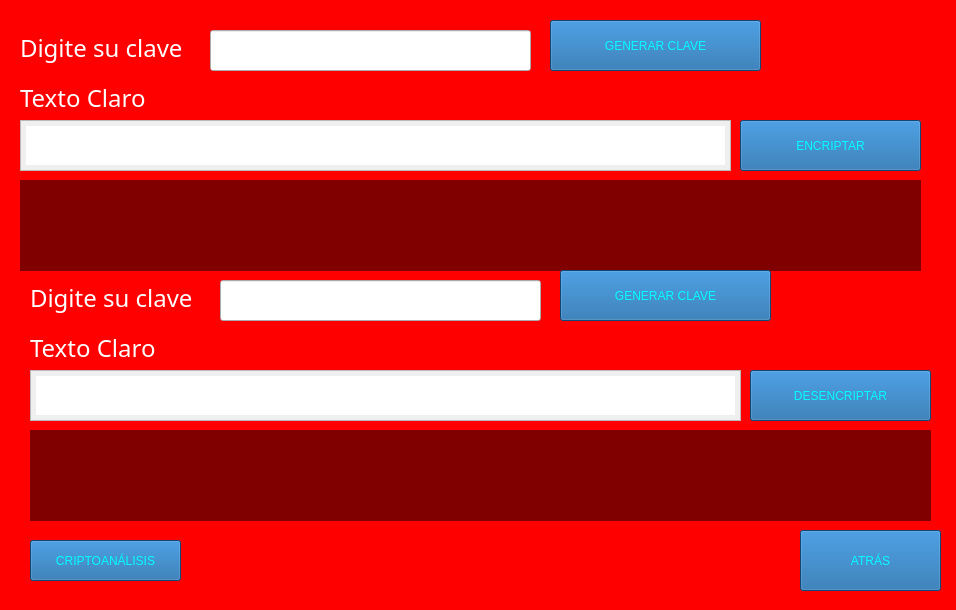
<?xml version="1.0" encoding="UTF-8"?>
<ui version="4.0">
 <class>MainWindow</class>
 <widget class="QMainWindow" name="MainWindow">
  <property name="geometry">
   <rect>
    <x>0</x>
    <y>0</y>
    <width>956</width>
    <height>610</height>
   </rect>
  </property>
  <property name="windowTitle">
   <string>MainWindow</string>
  </property>
  <widget class="QWidget" name="centralwidget">
   <widget class="QLabel" name="userTextLabel">
    <property name="geometry">
     <rect>
      <x>20</x>
      <y>80</y>
      <width>511</width>
      <height>36</height>
     </rect>
    </property>
    <property name="palette">
     <palette>
      <active>
       <colorrole role="WindowText">
        <brush brushstyle="SolidPattern">
         <color alpha="255">
          <red>255</red>
          <green>255</green>
          <blue>255</blue>
         </color>
        </brush>
       </colorrole>
      </active>
      <inactive>
       <colorrole role="WindowText">
        <brush brushstyle="SolidPattern">
         <color alpha="255">
          <red>255</red>
          <green>255</green>
          <blue>255</blue>
         </color>
        </brush>
       </colorrole>
      </inactive>
      <disabled>
       <colorrole role="WindowText">
        <brush brushstyle="SolidPattern">
         <color alpha="255">
          <red>120</red>
          <green>120</green>
          <blue>120</blue>
         </color>
        </brush>
       </colorrole>
      </disabled>
     </palette>
    </property>
    <property name="font">
     <font>
      <family>Berlin Sans FB</family>
      <pointsize>18</pointsize>
     </font>
    </property>
    <property name="text">
     <string>Texto Claro</string>
    </property>
   </widget>
   <widget class="QPlainTextEdit" name="plainText">
    <property name="geometry">
     <rect>
      <x>20</x>
      <y>120</y>
      <width>711</width>
      <height>51</height>
     </rect>
    </property>
    <property name="styleSheet">
     <string notr="true">padding: 5px 5px 5px 5px;</string>
    </property>
   </widget>
   <widget class="QLabel" name="keyLabel">
    <property name="geometry">
     <rect>
      <x>20</x>
      <y>30</y>
      <width>191</width>
      <height>36</height>
     </rect>
    </property>
    <property name="palette">
     <palette>
      <active>
       <colorrole role="WindowText">
        <brush brushstyle="SolidPattern">
         <color alpha="255">
          <red>255</red>
          <green>255</green>
          <blue>255</blue>
         </color>
        </brush>
       </colorrole>
      </active>
      <inactive>
       <colorrole role="WindowText">
        <brush brushstyle="SolidPattern">
         <color alpha="255">
          <red>255</red>
          <green>255</green>
          <blue>255</blue>
         </color>
        </brush>
       </colorrole>
      </inactive>
      <disabled>
       <colorrole role="WindowText">
        <brush brushstyle="SolidPattern">
         <color alpha="255">
          <red>120</red>
          <green>120</green>
          <blue>120</blue>
         </color>
        </brush>
       </colorrole>
      </disabled>
     </palette>
    </property>
    <property name="font">
     <font>
      <family>Berlin Sans FB</family>
      <pointsize>18</pointsize>
     </font>
    </property>
    <property name="text">
     <string>Digite su clave</string>
    </property>
   </widget>
   <widget class="QLineEdit" name="keyInput">
    <property name="geometry">
     <rect>
      <x>210</x>
      <y>30</y>
      <width>321</width>
      <height>41</height>
     </rect>
    </property>
    <property name="alignment">
     <set>Qt::AlignCenter</set>
    </property>
   </widget>
   <widget class="QPushButton" name="keyBotton">
    <property name="geometry">
     <rect>
      <x>550</x>
      <y>20</y>
      <width>211</width>
      <height>51</height>
     </rect>
    </property>
    <property name="styleSheet">
     <string notr="true">background-color: rgb(21, 99, 165);
color: #00ffff;
font: 14pt &quot;Berlin Sans FB&quot;;</string>
    </property>
    <property name="text">
     <string>GENERAR CLAVE</string>
    </property>
   </widget>
   <widget class="QPushButton" name="encriptar1">
    <property name="geometry">
     <rect>
      <x>740</x>
      <y>120</y>
      <width>181</width>
      <height>51</height>
     </rect>
    </property>
    <property name="styleSheet">
     <string notr="true">background-color: rgb(21, 99, 165);
color: #00ffff;
font: 14pt &quot;Berlin Sans FB&quot;;</string>
    </property>
    <property name="text">
     <string>ENCRIPTAR</string>
    </property>
   </widget>
   <widget class="QLabel" name="fondo">
    <property name="geometry">
     <rect>
      <x>0</x>
      <y>0</y>
      <width>1000</width>
      <height>615</height>
     </rect>
    </property>
    <property name="styleSheet">
     <string notr="true">background-color: #ff0000;</string>
    </property>
    <property name="text">
     <string/>
    </property>
    <property name="pixmap">
     <pixmap>Imag1.jpg</pixmap>
    </property>
    <property name="scaledContents">
     <bool>false</bool>
    </property>
   </widget>
   <widget class="QLabel" name="encrOut">
    <property name="geometry">
     <rect>
      <x>20</x>
      <y>180</y>
      <width>901</width>
      <height>91</height>
     </rect>
    </property>
    <property name="font">
     <font>
      <pointsize>9</pointsize>
      <weight>75</weight>
      <bold>true</bold>
     </font>
    </property>
    <property name="styleSheet">
     <string notr="true">background-color:rgba(0,0,0,50%);
color:'white';
padding: 5px 15px 5px 15px;</string>
    </property>
    <property name="inputMethodHints">
     <set>Qt::ImhMultiLine</set>
    </property>
    <property name="text">
     <string/>
    </property>
    <property name="scaledContents">
     <bool>false</bool>
    </property>
    <property name="alignment">
     <set>Qt::AlignJustify|Qt::AlignVCenter</set>
    </property>
    <property name="wordWrap">
     <bool>true</bool>
    </property>
    <property name="textInteractionFlags">
     <set>Qt::LinksAccessibleByMouse|Qt::TextSelectableByKeyboard|Qt::TextSelectableByMouse</set>
    </property>
   </widget>
   <widget class="QPushButton" name="back">
    <property name="geometry">
     <rect>
      <x>800</x>
      <y>530</y>
      <width>141</width>
      <height>61</height>
     </rect>
    </property>
    <property name="styleSheet">
     <string notr="true">background-color: rgb(21, 99, 165);
color: #00ffff;
font: 14pt &quot;Berlin Sans FB&quot;;</string>
    </property>
    <property name="text">
     <string>ATRÁS</string>
    </property>
   </widget>
   <widget class="QLabel" name="userTextLabel_2">
    <property name="geometry">
     <rect>
      <x>30</x>
      <y>330</y>
      <width>511</width>
      <height>36</height>
     </rect>
    </property>
    <property name="palette">
     <palette>
      <active>
       <colorrole role="WindowText">
        <brush brushstyle="SolidPattern">
         <color alpha="255">
          <red>255</red>
          <green>255</green>
          <blue>255</blue>
         </color>
        </brush>
       </colorrole>
      </active>
      <inactive>
       <colorrole role="WindowText">
        <brush brushstyle="SolidPattern">
         <color alpha="255">
          <red>255</red>
          <green>255</green>
          <blue>255</blue>
         </color>
        </brush>
       </colorrole>
      </inactive>
      <disabled>
       <colorrole role="WindowText">
        <brush brushstyle="SolidPattern">
         <color alpha="255">
          <red>120</red>
          <green>120</green>
          <blue>120</blue>
         </color>
        </brush>
       </colorrole>
      </disabled>
     </palette>
    </property>
    <property name="font">
     <font>
      <family>Berlin Sans FB</family>
      <pointsize>18</pointsize>
     </font>
    </property>
    <property name="text">
     <string>Texto Claro</string>
    </property>
   </widget>
   <widget class="QLabel" name="keyLabel_2">
    <property name="geometry">
     <rect>
      <x>30</x>
      <y>280</y>
      <width>191</width>
      <height>36</height>
     </rect>
    </property>
    <property name="palette">
     <palette>
      <active>
       <colorrole role="WindowText">
        <brush brushstyle="SolidPattern">
         <color alpha="255">
          <red>255</red>
          <green>255</green>
          <blue>255</blue>
         </color>
        </brush>
       </colorrole>
      </active>
      <inactive>
       <colorrole role="WindowText">
        <brush brushstyle="SolidPattern">
         <color alpha="255">
          <red>255</red>
          <green>255</green>
          <blue>255</blue>
         </color>
        </brush>
       </colorrole>
      </inactive>
      <disabled>
       <colorrole role="WindowText">
        <brush brushstyle="SolidPattern">
         <color alpha="255">
          <red>120</red>
          <green>120</green>
          <blue>120</blue>
         </color>
        </brush>
       </colorrole>
      </disabled>
     </palette>
    </property>
    <property name="font">
     <font>
      <family>Berlin Sans FB</family>
      <pointsize>18</pointsize>
     </font>
    </property>
    <property name="text">
     <string>Digite su clave</string>
    </property>
   </widget>
   <widget class="QLabel" name="decrOut">
    <property name="geometry">
     <rect>
      <x>30</x>
      <y>430</y>
      <width>901</width>
      <height>91</height>
     </rect>
    </property>
    <property name="font">
     <font>
      <pointsize>9</pointsize>
      <weight>75</weight>
      <bold>true</bold>
     </font>
    </property>
    <property name="styleSheet">
     <string notr="true">background-color:rgba(0,0,0,50%);
color:'white';
padding: 5px 15px 5px 15px;</string>
    </property>
    <property name="inputMethodHints">
     <set>Qt::ImhMultiLine</set>
    </property>
    <property name="text">
     <string/>
    </property>
    <property name="scaledContents">
     <bool>false</bool>
    </property>
    <property name="alignment">
     <set>Qt::AlignJustify|Qt::AlignVCenter</set>
    </property>
    <property name="wordWrap">
     <bool>true</bool>
    </property>
    <property name="textInteractionFlags">
     <set>Qt::LinksAccessibleByMouse|Qt::TextSelectableByKeyboard|Qt::TextSelectableByMouse</set>
    </property>
   </widget>
   <widget class="QPlainTextEdit" name="plainTextD">
    <property name="geometry">
     <rect>
      <x>30</x>
      <y>370</y>
      <width>711</width>
      <height>51</height>
     </rect>
    </property>
    <property name="styleSheet">
     <string notr="true">padding: 5px 5px 5px 5px;</string>
    </property>
   </widget>
   <widget class="QPushButton" name="desencriptar1">
    <property name="geometry">
     <rect>
      <x>750</x>
      <y>370</y>
      <width>181</width>
      <height>51</height>
     </rect>
    </property>
    <property name="styleSheet">
     <string notr="true">background-color: rgb(21, 99, 165);
color: #00ffff;
font: 14pt &quot;Berlin Sans FB&quot;;</string>
    </property>
    <property name="text">
     <string>DESENCRIPTAR</string>
    </property>
   </widget>
   <widget class="QLineEdit" name="keyInputD">
    <property name="geometry">
     <rect>
      <x>220</x>
      <y>280</y>
      <width>321</width>
      <height>41</height>
     </rect>
    </property>
    <property name="alignment">
     <set>Qt::AlignCenter</set>
    </property>
   </widget>
   <widget class="QPushButton" name="keyBottonD">
    <property name="geometry">
     <rect>
      <x>560</x>
      <y>270</y>
      <width>211</width>
      <height>51</height>
     </rect>
    </property>
    <property name="styleSheet">
     <string notr="true">background-color: rgb(21, 99, 165);
color: #00ffff;
font: 14pt &quot;Berlin Sans FB&quot;;</string>
    </property>
    <property name="text">
     <string>GENERAR CLAVE</string>
    </property>
   </widget>
   <widget class="QPushButton" name="cripAn">
    <property name="geometry">
     <rect>
      <x>30</x>
      <y>540</y>
      <width>151</width>
      <height>41</height>
     </rect>
    </property>
    <property name="styleSheet">
     <string notr="true">background-color: rgb(21, 99, 165);
color: #00ffff;
font: 14pt &quot;Berlin Sans FB&quot;;</string>
    </property>
    <property name="text">
     <string>CRIPTOANÁLISIS</string>
    </property>
   </widget>
   <zorder>fondo</zorder>
   <zorder>userTextLabel</zorder>
   <zorder>plainText</zorder>
   <zorder>keyLabel</zorder>
   <zorder>keyInput</zorder>
   <zorder>keyBotton</zorder>
   <zorder>encriptar1</zorder>
   <zorder>encrOut</zorder>
   <zorder>back</zorder>
   <zorder>userTextLabel_2</zorder>
   <zorder>keyLabel_2</zorder>
   <zorder>decrOut</zorder>
   <zorder>plainTextD</zorder>
   <zorder>desencriptar1</zorder>
   <zorder>keyInputD</zorder>
   <zorder>keyBottonD</zorder>
   <zorder>cripAn</zorder>
  </widget>
 </widget>
 <resources/>
 <connections/>
</ui>
